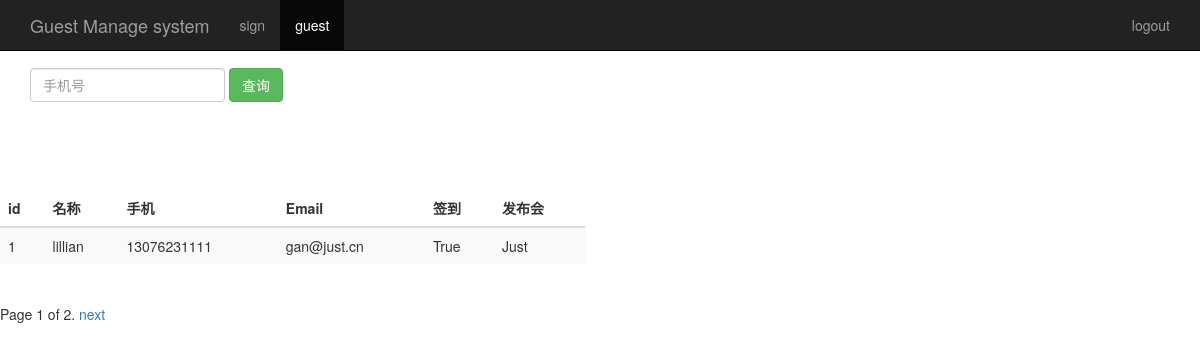
/guest_manage/, run on the app's committed database.
### sign/models.py (models this page shows, shortened)
class Guest(models.Model):
	event=models.ForeignKey(Event)
	realname=models.CharField(max_length=64)
	phone=models.CharField(max_length=16)
	email=models.EmailField()
	sign=models.BooleanField()
	create_time=models.DateTimeField(auto_now=True)
	class Meta:
		unique_together=("event","phone")

class Event(models.Model):
	name=models.CharField(max_length=100)
	status=models.BooleanField()
	address=models.CharField(max_length=200)
	start_time=models.DateTimeField('events time')
	create_time=models.DateTimeField(auto_now=True)
	def __str__(self):
		return self.name

### sign/views.py (the view)
# urls.py: url(r'^guest_manage/$',views.guest_manage),
def guest_manage(request):
	username=request.session.get('user','')
	guest_list=Guest.objects.all()
	paginator=Paginator(guest_list,1)
	print paginator.count
	page=request.GET.get('page')
	print page
	try:
		contacts=paginator.page(page)
	except PageNotAnInteger:
		contacts=paginator.page(1)
	except EmptyPage:
		contacts=Paginator.page(paginator.num_pages)
	return render(request,"guest_manage.html",{"user":username,"guests":contacts})

### sign/templates/guest_manage.html (shortened to what this page needs)
<!DOCTYPE html>
{% load staticfiles %}
<html>
	<head>
	   	<link href="http://libs.baidu.com/bootstrap/3.0.3/css/bootstrap.min.css" rel="stylesheet">
	</head>
	<body role="document">
		<nav class="navbar navbar-inverse navbar-fixed-top">
			<div class="container">
				<div class="navbar-header">
					<a class="navbar-brand" href="/event_manage/">Guest Manage system</a>
				</div>
				<div id="navbar" class="collapse navbar-collapse">
					<ul class="nav navbar-nav">
						<li><a href="/event_manage/">sign</a></li>
						<li class="active"><a href="#">guest</a></li>
					</ul>
					<ul class="nav navbar-nav navbar-right">
						<li><a href="#">{{user}}</a></li>
						<li><a href="/logout/">logout</a></li>
					</ul>
				</div>
			</div>
		</nav>
		<div class="page-headers" style="padding-top:60px;">
			<div id="navbar" class="navbar-collapse collapse">
				<form class="navbar-form" method="get" action="/search_guest/">
					<div class="form-group">
						<input name="phone" type="text" placeholder="手机号" class="form-control">
					</div>
					<button type="submit" class="btn btn-success">查询</button>
				</form>
			</div>
		</div>
		<div class="row" style="padding-top:80px;">
			<div class="col-md-6">
				<table class="table table-striped">
					<thead>
						<tr>
							<th>id</th><th>名称</th><th>手机</th><th>Email</th><th>签到</th><th>发布会</th>
						</tr>
					</thead>
					<tbody>
						{% for guest in guests %}
							<tr>
								<td>{{ guest.id }}</td>
								<td>{{ guest.realname }}</td>
								<td>{{ guest.phone }}</td>
								<td>{{ guest.email }}</td>
								<td>{{ guest.sign }}</td>
								<td>{{ guest.event }}</td>
							</tr>
						{% endfor %}
					</tbody>
				</table>
			</div>
		</div>
		<div class="pagination">
			<span class="step-links">
				<span class="current">
					Page {{ guests.number}} of {{ guests.paginator.num_pages }}.
				</span>
				{% if guests.has_next %}
				<a href="?page={{ guests.next_page_number }}">next</a>
				{% endif %}
			</span>
		</div>
	</body>
</html>

### data on the page
Guest: id "1", realname "lillian", phone "13076231111", email "gan@just.cn", sign "True", event "Just"

### other printed values
{{ guests.number }} "1"
{{ guests.paginator.num_pages }} "2"
